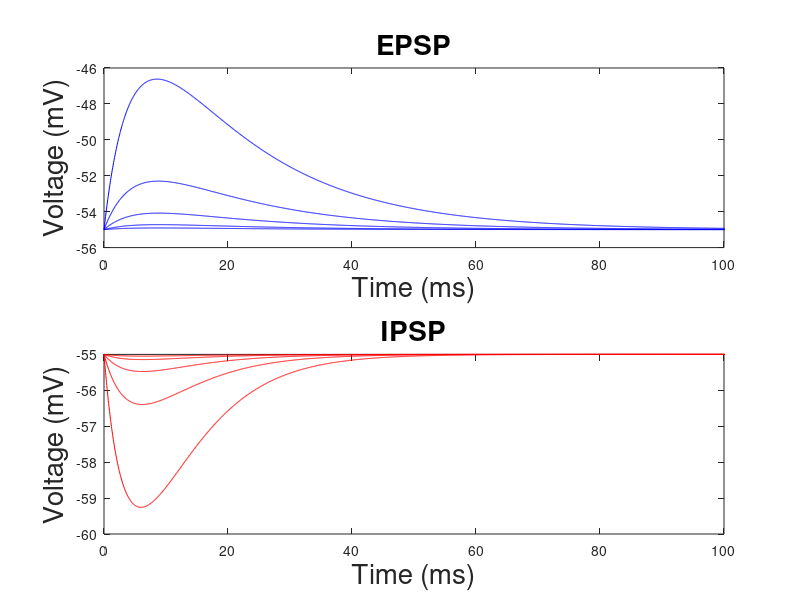

The MATLAB source for this figure: (Note: this script raises an error after producing the figure.)
%% Time Parameters
dt      = 0.05;
tEND    = 1e3;
t       = 0:dt:tEND;
T       = length(t);

%% Neuron Parameters

%Neuron properties
E_L     = [-65 -67];    %rev potential: leak (mV)
g_L     = [182/18 119/8];     %leak conductance (nS)
C       = [182 119];    %capacitance (pF)
V_th    = [-45 -47];    %spike threshold (mV)
V_reset = [-55 -55];    %reset potential (mV)
t_ref   = 0.5;    %refractory period (ms)

%Synaptic Properties
E_e     = 0;      %rev potential: E (mV)
E_i     = -80;    %rev potential: I (mV)
tau_s   = 5;      %synaptic decay timescale (1/ms)

%Adaptation Properties (No adaptation)
E_w     = -70;    %rev potential: adaptation (mV)
b_w     = 0.01;   %adaptation decay timescale (1/ms)
b       = 0;    %adaptation activation rate (1/ms)
delta_T = 0;     %subthreshold adaptation steepness
w_r     = 0.1;     %adaptation at rest (0-1)
gwnorm  = 0;       %magnitude of adaptation


%% Normalized Paramets

v_inf = [-55 -55];      %Input Voltage from Population
tau   = C./g_L;         %Cell tau
w     = [0.1;0.3;1;3;10]; %Weight of incoming signal
W     = transpose(logspace(-1,1,25));
G     = [1,3,10];              %Background tau

N     = length(w);
NN    = length(W);

%% Allocated Arrays

vE = zeros(N,T,length(G));
vI = zeros(N,T,length(G));

VE = v_inf(1).*ones(NN,T,length(G));
VI = v_inf(2).*ones(NN,T,length(G));

vE(:,1,:) = v_inf(1).*ones(N,1,length(G));
vI(:,1,:) = v_inf(2).*ones(N,1,length(G));

VE(:,1,:) = v_inf(1).*ones(NN,1,length(G));
VI(:,1,:) = v_inf(2).*ones(NN,1,length(G));

s = exp(-t./tau_s);

%% Loop 
for gg = 1:length(G)
for n = 1:T-1
    
    dvE = - vE(:,n,gg) + v_inf(1) - ((w.*s(n))./(g_L(1).*G(gg))).*(vE(:,n,gg) - E_e);
    dvI = - vI(:,n,gg) + v_inf(2) - ((w.*s(n))./(g_L(2).*G(gg))).*(vI(:,n,gg) - E_i);
        
    vE(:,n+1,gg) = vE(:,n,gg) + dvE.*dt.*(G(gg)./tau(1));
    vI(:,n+1,gg) = vI(:,n,gg) + dvI.*dt.*(G(gg)./tau(2));
    
    dVE = - VE(:,n,gg) + v_inf(1) - ((W.*s(n))./(g_L(1).*G(gg))).*(VE(:,n,gg) - E_e);
    dVI = - VI(:,n,gg) + v_inf(2) - ((W.*s(n))./(g_L(2).*G(gg))).*(VI(:,n,gg) - E_i);
        
    VE(:,n+1,gg) = VE(:,n,gg) + dVE.*dt.*(G(gg)./tau(1));
    VI(:,n+1,gg) = VI(:,n,gg) + dVI.*dt.*(G(gg)./tau(2));
    
end
end

%%

for gg = 1:length(G)
figure
subplot(2,1,1)
plot(t,vE(:,:,gg),'b')
xlim([0 100])
xlabel('Time (ms)','fontsize',20);ylabel('Voltage (mV)','fontsize',20);title('EPSP','fontsize',20)
subplot(2,1,2)
plot(t,vI(:,:,gg),'r')
xlim([0 100])
xlabel('Time (ms)','fontsize',20);ylabel('Voltage (mV)','fontsize',20);title('IPSP','fontsize',20)
NiceSave(['Example_EPSP_IPSP_G_' char(num2str(G(gg)))],'/Users/jonathangornet/Documents/GitHub/SOSpikingModel/Figures',[])
end

%%
VEmax = zeros(N,length(G));
VImin = zeros(NN,length(G));

for gg = 1:length(G)
for ii = 1:NN
    
    VEmax(ii,gg) = max(VE(ii,:,gg)) - v_inf(1);
    VImin(ii,gg) = min(VI(ii,:,gg)) - v_inf(2);
        
end
end

%%
figure
subplot(2,1,1)
plot(log10(W),log10(VEmax(:,1)),'.-','Color',[0.7 0.7 1],'linewidth',2,'markersize',25)
hold on
plot(log10(W),log10(VEmax(:,2)),'.-','Color',[0.3 0.3 1],'linewidth',2,'markersize',25)
hold on
plot(log10(W),log10(VEmax(:,3)),'.-','Color',[0 0 0.5],'linewidth',2,'markersize',25)
LogScale('xy',10)
xlabel('Weight (nS)','fontsize',20);ylabel('Voltage mV','fontsize',20);title('EPSP','fontsize',20)
legend('G: 1','G: 3','G: 10','Location','northwest')
subplot(2,1,2)
plot(log10(W),log10(VImin(:,1)),'.-','Color',[1 0.7 0.7],'linewidth',2,'markersize',25)
hold on
plot(log10(W),log10(VImin(:,2)),'.-','Color',[1 0.3 0.3],'linewidth',2,'markersize',25)
hold on
plot(log10(W),log10(VImin(:,3)),'.-','Color',[0.5 0 0],'linewidth',2,'markersize',25)
legend('G: 1','G: 3','G: 10','Location','southwest')
LogScale('xy',10)
xlabel('Weight (nS)','fontsize',20);ylabel('Voltage mV','fontsize',20);title('IPSP','fontsize',20)

NiceSave('EPSP_IPSP','/Users/jonathangornet/Documents/GitHub/SOSpikingModel/Figures',[])
